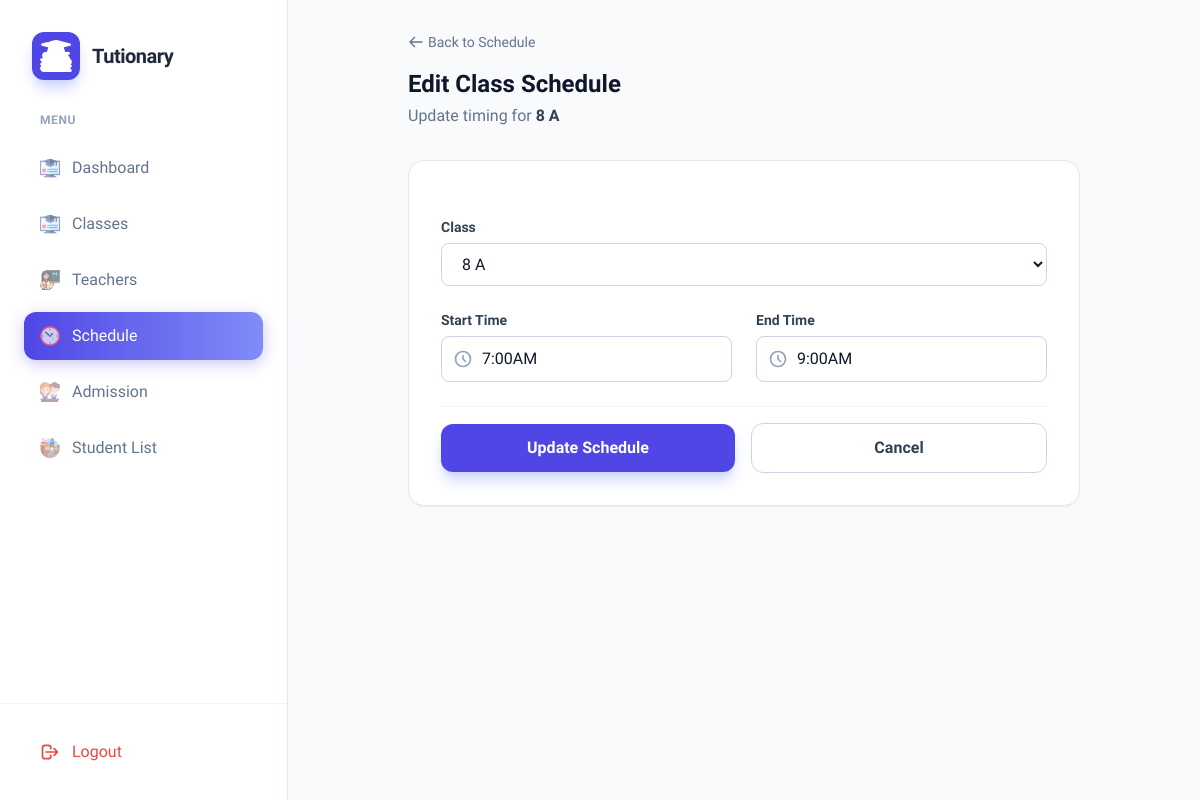
The page /edit_time/1/ on the database as committed earlier.
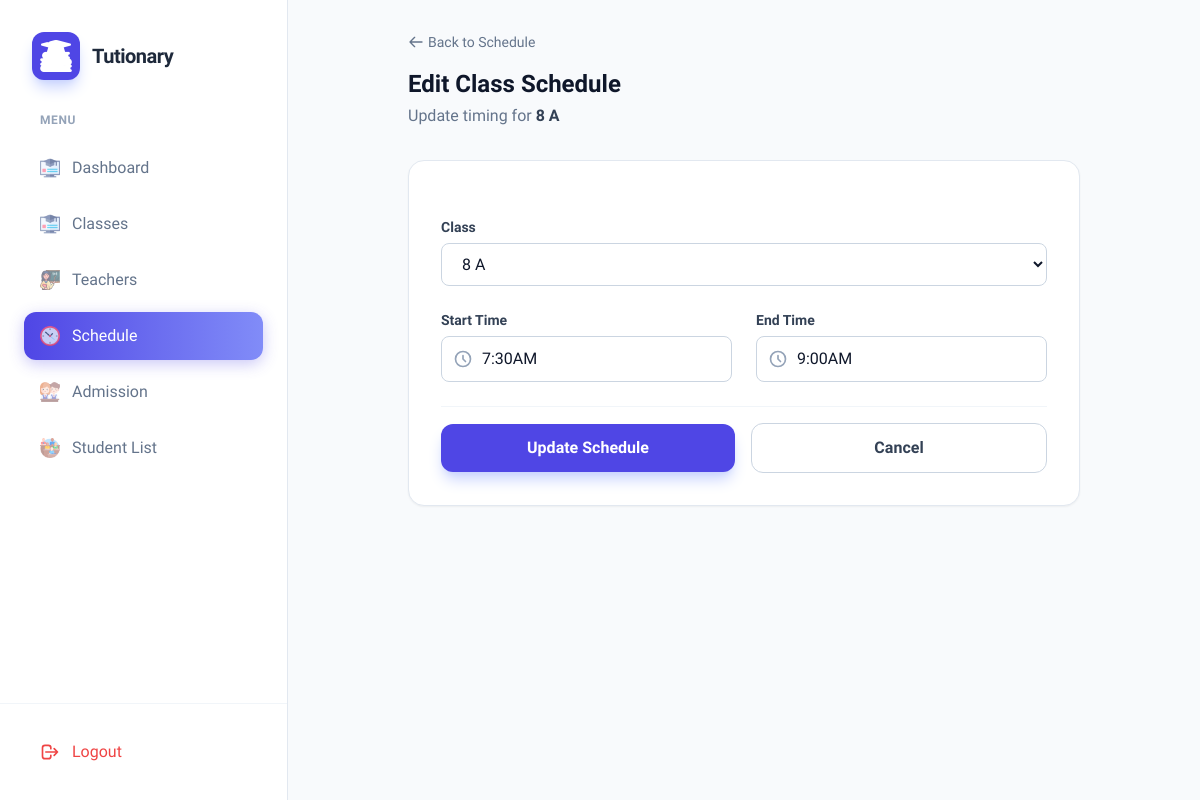
The same page on the database as committed later.
### stdapp/models.py (models this page shows, shortened)
class Time(models.Model):
    classs=models.ForeignKey(Class,on_delete=models.CASCADE,null=True)
    start=models.CharField(max_length=250)
    end=models.CharField(max_length=250)

class Class(models.Model):
    name=models.CharField(max_length=250)
    description=models.TextField()
    fees=models.IntegerField()

### stdapp/views.py (the view, shortened to what this page needs)
# urls.py: path('edit_time/<int:time_id>/', views.edit_time, name='edit_time'),
def edit_time(request, time_id):
    time_obj = get_object_or_404(Time, id=time_id)
    classes = Class.objects.all()
    context = {
        'time': time_obj,
        'classes': classes
    }
    return render(request, 'edit_time.html', context)

### templates/edit_time.html (shortened to what the changed rows need)
{% load static %}
<!DOCTYPE html>
<html lang="en">
<head>
    <script src="https://cdn.tailwindcss.com"></script>
</head>
<body class="bg-slate-50 text-slate-900">
    <div class="flex h-screen overflow-hidden">
        <aside id="sidebar" class="fixed inset-y-0 left-0 z-50 w-72 bg-white border-r border-slate-200 transform -translate-x-full lg:translate-x-0 transition-transform duration-300 ease-in-out lg:static lg:inset-0">
            <div class="flex flex-col h-full">
                <div class="p-8">
                    <div class="flex items-center gap-3">
                        <h2 class="text-xl font-bold tracking-tight text-slate-800">Tutionary</h2>
                    </div>
                </div>
            </div>
        </aside>
        <div class="flex-1 flex flex-col min-w-0 bg-slate-50 overflow-hidden">
            <main class="flex-1 overflow-y-auto p-4 lg:p-8 flex justify-center">
                <div class="w-full max-w-2xl">
                    <div class="mb-8">
                        <h1 class="text-2xl font-bold text-slate-900">Edit Class Schedule</h1>
                        <p class="text-slate-500 mt-1">Update timing for <span class="font-semibold text-slate-700">{{ time.classs.name }}</span></p>
                    </div>
                    <div class="bg-white rounded-2xl shadow-sm border border-slate-200 overflow-hidden">
                        <div class="p-6 md:p-8">
                            <form method="post" action="{% url 'edit_time' time.id %}" class="space-y-6">
                                <div>
                                    <label for="class_id" class="block text-sm font-semibold text-slate-700 mb-1.5">Class</label>
                                    <select id="class_id" name="class_id" class="form-input w-full px-4 py-2.5 rounded-lg border border-slate-300 focus:border-indigo-500 focus:outline-none transition-colors bg-white" required>
                                        {% for cls in classes %}
                                            <option value="{{ cls.id }}" {% if cls.id == time.classs.id %}selected{% endif %}>{{ cls.name }}</option>
                                        {% endfor %}
                                    </select>
                                </div>
                                <div class="grid grid-cols-1 md:grid-cols-2 gap-6">
                                    <div>
                                        <div class="relative">
                                            <span class="absolute inset-y-0 left-0 flex items-center pl-3 text-slate-400">
                                                <svg class="w-5 h-5" fill="none" stroke="currentColor" viewBox="0 0 24 24"><path stroke-linecap="round" stroke-linejoin="round" stroke-width="2" d="M12 8v4l3 3m6-3a9 9 0 11-18 0 9 9 0 0118 0z"></path></svg>
                                            </span>
                                            <input type="text" id="start" name="start" value="{{ time.start }}" placeholder="e.g. 09:30 AM"
                                                class="form-input w-full pl-10 pr-4 py-2.5 rounded-lg border border-slate-300 focus:border-indigo-500 focus:outline-none transition-colors" required>
                                        </div>
                                    </div>
                                    <div>
                                        <div class="relative">
                                            <span class="absolute inset-y-0 left-0 flex items-center pl-3 text-slate-400">
                                                <svg class="w-5 h-5" fill="none" stroke="currentColor" viewBox="0 0 24 24"><path stroke-linecap="round" stroke-linejoin="round" stroke-width="2" d="M12 8v4l3 3m6-3a9 9 0 11-18 0 9 9 0 0118 0z"></path></svg>
                                            </span>
                                            <input type="text" id="end" name="end" value="{{ time.end }}" placeholder="e.g. 11:30 AM"
                                                class="form-input w-full pl-10 pr-4 py-2.5 rounded-lg border border-slate-300 focus:border-indigo-500 focus:outline-none transition-colors" required>
                                        </div>
                                    </div>
                                </div>
                            </form>
                        </div>
                    </div>
                </div>
            </main>
        </div>
    </div>
</body>
</html>

Rows that differ between the two databases and show on the page:
changed Time "9:00AM": start "7:00AM" → "7:30AM"
